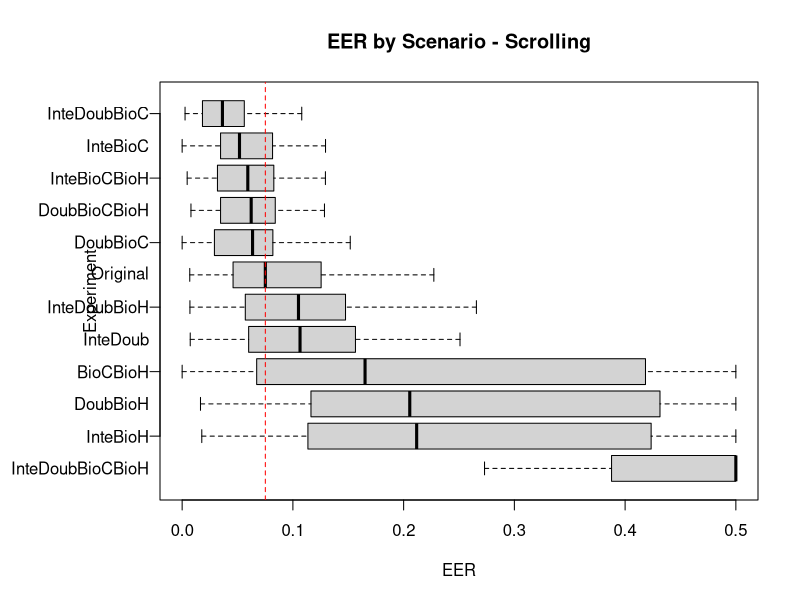

The R source for this figure:
sOriginal<-c(0.0198675497,0.0093582888,0.1181318681,0.0291262136,0.1462264151,0.0208333333,0.0817843866,0.1151832461,0.0869565217,0.2272727273,0.1724137931,0.0796460177,0.3164556962,0.1467889908,0.0751173709,0.1747572816,0.0550458716,0.0847457627,0.1481481481,0.0145985401,0.0485175202,0.0483870968,0.125498008,0.0632183908,0.0402298851,0.0543478261,0.0748031496,0.0895140665,0.1504424779,0.0459770115,0.0833333333,0.0707964602,0.1590214067,0.0068728522,0.0534482759,0.095505618,0.01953125,0.0434782609,0.0689655172,0.1504424779,0.0416666667)
sBioCBioH<-c(0.071953125,0.018572535757063344,0.023496293440634815,0.24509803921568626,0.23148148148148148,0.08158995815899582,0.10074626865671642,0.12203389830508475,0.12958308899500154,0.36354087089381204,0.05373676402885058,0.458903242147923,0.15048598553345388,0.4967250329530846,0.19190500878481523,0.04198473282442748,0.35429447852760737,0.49710982658959535,0.48214285714285715,0.013392857142857142,0.06729862914027747,0.4878048780487805,0.202395528431954,0.4902641238766297,0.5,0.13106796116504854,0.021199273167777106,0.13037202077416724,0.4183973604787969,0.49696382428940566,0.48549742477636215,0.26777882205513787,0.03509734483847906,0.06387076731904318,0.12389162561576354,0.16516059556138213,0.22795807978363758,0.05641025641025641,0.21965317919075145,0.48214285714285715,0.0)
sDoubBioC<-c(0.01,0.05137039385612626,0.044157450465428204,0.00980392156862745,0.07716049382716049,0.01677201103890323,0.061567164179104475,0.061016949152542375,0.16715534333026166,0.11397058823529412,0.07803468208092486,0.08482142857142858,0.11160714285714286,0.07208588957055215,0.05214723926380368,0.08015267175572519,0.41419420528947776,0.40173410404624277,0.06696428571428571,0.004464285714285714,0.029141104294478526,0.2804878048780488,0.08263504939003781,0.03468208092485549,0.008670520231213872,0.03398058252427184,0.024475524475524476,0.09049472016067028,0.07514450867052024,0.023255813953488372,0.07983193277310924,0.06696428571428571,0.06595092024539877,0.0034482758620689655,0.05264416111272095,0.08192090395480225,0.010716700473292765,0.057692307692307696,0.06358381502890173,0.15178571428571427,0.0)
sDoubBioH<-c(0.08309895833333333,0.016564503628549287,0.11632090852870074,0.27040816326530615,0.31877474959235963,0.08793732751713701,0.14515505374680998,0.18811784541662968,0.1633576275446092,0.4152501909854851,0.1782699882346923,0.458903242147923,0.25265596745027125,0.4967250329530846,0.20553587372908208,0.20603275772622842,0.36309738619374127,0.49710982658959535,0.48831569664902996,0.028806047966631908,0.09016420551320424,0.4878048780487805,0.23433643894319986,0.4902641238766297,0.5,0.14407450401013086,0.07586311326468807,0.2024775234180095,0.4314926594710727,0.49696382428940566,0.48359989156953104,0.2676221804511278,0.1563502751591933,0.0639484311898105,0.07602144305998261,0.19297218840715422,0.0440500338066261,0.12798216276477145,0.23410404624277456,0.49192629179331304,0.02857142857142857)
sInteBioC<-c(0.0,0.05078559853448883,0.040025219060469526,0.024509803921568627,0.10185185185185185,0.046060713967773524,0.07649253731343283,0.07457627118644068,0.1729356901510709,0.051470588235294115,0.06936416184971098,0.07142857142857142,0.10714285714285714,0.10122699386503067,0.05178720585270313,0.0916030534351145,0.41467752745269887,0.40173410404624277,0.06696428571428571,0.0,0.024539877300613498,0.2682926829268293,0.08163704539802184,0.03757225433526012,0.008670520231213872,0.043689320388349516,0.038461538461538464,0.07592220670610202,0.03468208092485549,0.029069767441860465,0.06722689075630252,0.0625,0.04141104294478527,0.006896551724137931,0.07968704723268619,0.0903954802259887,0.0504394861392833,0.021794871794871794,0.031791907514450865,0.12946428571428573,0.0)
sInteBioH<-c(0.079765625,0.01773409427182414,0.11356608759206162,0.25,0.31551362683438156,0.12995637852755274,0.17562446833191556,0.20706362587629779,0.18358884141744158,0.39686783804430864,0.18711954575681622,0.458903242147923,0.2405628390596745,0.49693251533742333,0.21176445174112157,0.23690061513377308,0.3646311285250296,0.4988047418438326,0.4852292768959436,0.020692127215849843,0.0842152696244605,0.4878048780487805,0.23653332313009762,0.4884393063583815,0.5,0.17823976361333896,0.10778591487252905,0.1971074639511713,0.42349992326973246,0.49696382428940566,0.48359989156953104,0.26323621553884713,0.11537150647580095,0.0612457284871078,0.0995508548246885,0.19893404501045667,0.06443542934415145,0.0838907469342252,0.22897962530234084,0.4848024316109423,0.02142857142857143)
sInteDoub<-c(0.01390625,0.008032128514056224,0.10645013613473725,0.0545218087234894,0.32660726764500353,0.07339980414849105,0.1511677364472972,0.15574585145088293,0.12578537320934907,0.2128533231474408,0.15939434242160724,0.098879179331307,0.42506781193490056,0.2509112951782721,0.08878423917739567,0.2157414955903061,0.08549002423055112,0.1258841971196238,0.14247134038800707,0.0072992700729927005,0.06004745919666628,0.12809876049580168,0.15848654129440798,0.08289734610353994,0.017740340736233647,0.15650063317855634,0.07301360057265568,0.14418746959973638,0.19621208245946084,0.10439276485788113,0.05082678232583356,0.05325814536340852,0.13356859028712986,0.011245728487107797,0.09776151840046363,0.18487217904298156,0.041176470588235294,0.08528428093645485,0.14023490345590947,0.34014057750759874,0.014285714285714285)
sDoubBioCBioH<-c(0.016432291666666668,0.012210244486718806,0.06495514380486551,0.05612244897959184,0.06734800838574423,0.01691444849995549,0.06234049957466553,0.05514242612476706,0.07328753734885929,0.12504774637127578,0.1060156529745767,0.06329154002026342,0.1181622965641953,0.07208588957055215,0.05108154036694605,0.10646261024234789,0.27115662215806563,0.40173410404624277,0.06591710758377425,0.014598540145985401,0.03322970581912589,0.2804878048780488,0.07325923233405393,0.03468208092485549,0.009469120778825677,0.026013085690164625,0.042866582236660976,0.06648439583889038,0.05969614814056985,0.0315891472868217,0.056925996204933584,0.044407894736842105,0.08408565680748832,0.007952780366573469,0.09971747319617502,0.0758966195336642,0.19553752535496957,0.045930880713489414,0.046242774566473986,0.12851443768996962,0.02857142857142857)
sInteBioCBioH<-c(0.009765625,0.012795039808356234,0.05928487097318266,0.025510204081632654,0.08278010715117633,0.025460696163090893,0.07399853066274843,0.06823143136036916,0.06509173159085196,0.05992169595110772,0.12064555731750984,0.04188829787234043,0.11239828209764918,0.10122699386503067,0.050361473544744954,0.11131697917438672,0.27527452698870963,0.40173410404624277,0.05869708994708995,0.0072992700729927005,0.03188199692424719,0.2682926829268293,0.07904797433886221,0.03757225433526012,0.004534910252509888,0.04717180244829042,0.06255162160673972,0.06418182103462884,0.0423551076781421,0.034366925064599485,0.03361344537815126,0.03555764411027569,0.06900177897484497,0.00697421559490525,0.10404955085482469,0.06064082155008271,0.21291413116970925,0.021906354515050165,0.026667486574017137,0.1293693009118541,0.02142857142857143)
sInteDoubBioC<-c(0.00390625,0.0033467202141900937,0.05548594880691356,0.015306122448979591,0.095125786163522,0.014822398290750466,0.041093109581625556,0.08116958026444228,0.03040965066599648,0.07682391138273491,0.1060156529745767,0.036379179331306986,0.10103978300180833,0.05612601910465249,0.03356951525101529,0.13940561772771068,0.03180904263545909,0.04954443029293622,0.03979276895943562,0.0072992700729927005,0.02630512790832272,0.01834266293482607,0.07665021394909861,0.027984051305852076,0.009069820505019775,0.020578303081468973,0.04154506910412422,0.059831641378877504,0.045923065118420384,0.005555555555555556,0.01301165627541339,0.026472431077694234,0.044611535072405936,0.0026250388319353835,0.06070704143726456,0.037979523675749916,0.044286680189317106,0.021181716833890744,0.033298487270938384,0.10799772036474163,0.014285714285714285)
sInteDoubBioH<-c(0.021718750000000002,0.007024589586415839,0.11768627167513995,0.04591836734693878,0.29373398555788494,0.0549274459182765,0.113641636377697,0.16341290265329667,0.12496160397643183,0.2598357524828113,0.22395007417259194,0.10505319148936171,0.26570976491862563,0.2509112951782721,0.08004982862409632,0.2236715333876825,0.08622467391864722,0.1258841971196238,0.12973985890652556,0.010948905109489052,0.05702544937410084,0.12809876049580168,0.14751646866012386,0.08289734610353994,0.031696836020687555,0.07745884339383706,0.09644292715158856,0.11225346366874303,0.16256586014629903,0.07428940568475452,0.05353754404987802,0.06195175438596491,0.2002302691738574,0.010422491456974216,0.06210518690234715,0.14356837406748446,0.04259634888438134,0.06337792642140469,0.1315643832246956,0.3114551671732523,0.03571428571428571)
sInteDoubBioCBioH<-c(0.5,0.05524554357782005,0.13413488181577235,0.3877551020408163,0.5,0.09294044333659753,0.5,0.5,0.38348552120856716,0.5,0.5,0.5,0.5,0.5,0.4938650306748466,0.5,0.47392638036809814,0.5,0.5,0.41517857142857145,0.0474509285135515,0.5,0.2730545299178002,0.4913294797687861,0.5,0.5,0.3411981719068333,0.48773006134969327,0.5,0.5,0.5,0.4330357142857143,0.34202453987730064,0.07241379310344828,0.134403071573457,0.5,0.5,0.5,0.5,0.4955357142857143,0.48936170212765956)

scrolling<-matrix(c(sOriginal,sBioCBioH,sDoubBioC,sDoubBioH,sInteBioC,sInteBioH,sInteDoub,sDoubBioCBioH,sInteBioCBioH,sInteDoubBioH,sInteDoubBioC,sInteDoubBioCBioH),nrow=492)

ex0=rep('Original',41)
ex1=rep('BioCBioH',41)
ex2=rep('DoubBioC',41)
ex3=rep('DoubBioH',41)
ex4=rep('InteBioC',41)
ex5=rep('InteBioH',41)
ex6=rep('InteDoub',41)
ex7=rep('DoubBioCBioH',41)
ex8=rep('InteBioCBioH',41)
ex9=rep('InteDoubBioH',41)
ex10=rep('InteDoubBioC',41)
ex11=rep('InteDoubBioCBioH',41)
ex<-c(ex0,ex1,ex2,ex3,ex4,ex5,ex6,ex7,ex8,ex9,ex10,ex11)

scrolling<-data.frame(EER=scrolling,Experiment=ex)

#labels <- paste(c('Original', 
#                  'BioCBioH',
#                  'DoubBioC',
#                  'DoubBioH',
#                  'InteBioC',
#                 'InteBioH',
#'InteDoub',
#'DoubBioCBioH',
#'InteBioCBioH',
#'InteDoubBioH',
#'InteDoubBioC',
#'InteDoubBioCBioH'))

par(mar=c(5, 8, 4.1, 2.1))
r<-tapply(scrolling$EER, scrolling$Experiment, median)
x<-boxplot(EER ~ Experiment, data = scrolling,
        col = "lightgray",yaxt = "n",   horizontal=TRUE,at=rank(-r),main="EER by Scenario - Scrolling",xlab="EER",outline=FALSE)
axis(2, labels = FALSE)
abline(v =x$stats[3,12], col = "red", lty = 2) 

text(y =  rank(-r), x = -0.03,  adj = 1,
     labels = x$names, xpd = TRUE)
